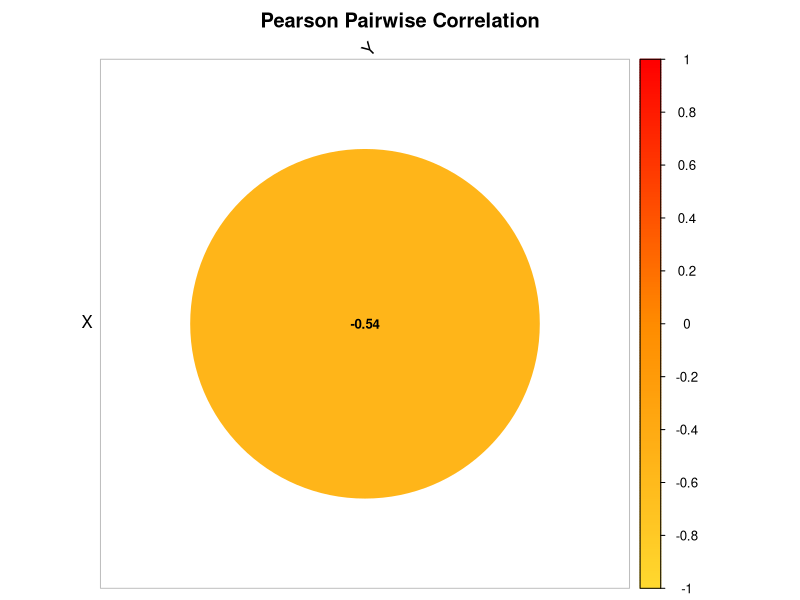
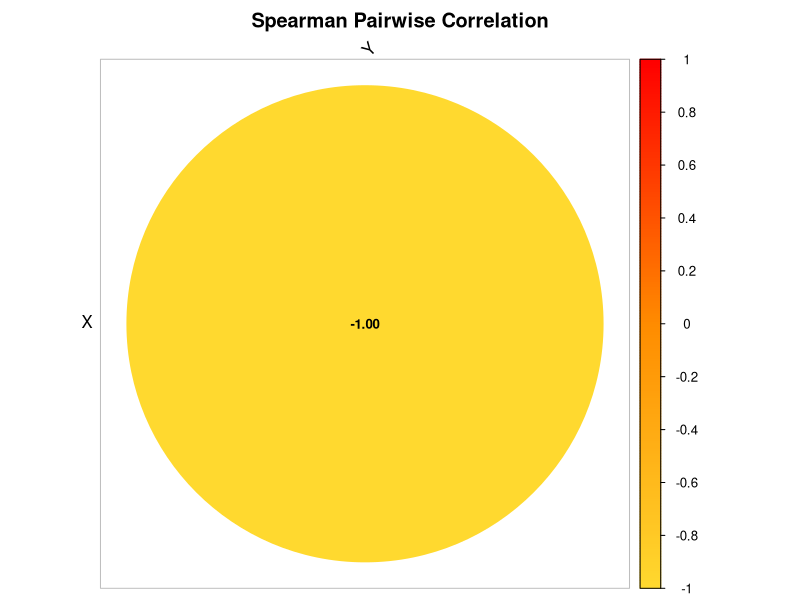

The R script that drew these images, in order: (Note: this script raises an error after producing the figures.)
################################################################################
################ CORRELATION-BASED NETWORK INFERENCE ###########################
################################################################################

# ============================================================
# Working Directory
# ============================================================

setwd('/Users/gio/Desktop/My Dissertation/Dissertation Focus/Main Version/1_Basic_Net_Raw/Simple_Network_4')

# ============================================================
# Required Libraries
# ============================================================

library(dplyr)
library(tidyr)
library(corrplot)

################################################################################
################################################################################

# ============================================================
# CORRELATION-BASED NETWORK INFERENCE
# Pearson and Spearman Correlation
# ============================================================
#
# Purpose:
#   • Provide classical baseline methods for comparison with CIRN
#   • Infer signed but UNDIRECTED associations
#   • Convert associations into directed edges for evaluation
#
# NOTE:
#   Correlation does NOT infer causality or direction.
#   Edges are duplicated in both directions for comparability.
# ============================================================

infer_network_correlation <- function(df, time_col, method = "pearson",
                                      cor_threshold = 0.3,
                                      p_threshold = 0.05) {
  
  # ------------------------------------------------------------
  # 1. Remove time column
  # ------------------------------------------------------------
  
  vars <- setdiff(names(df), time_col)
  data_mat <- df[, vars]
  
  # ------------------------------------------------------------
  # 2. Start runtime measurement
  # ------------------------------------------------------------
  
  start_time <- Sys.time()
  
  # ------------------------------------------------------------
  # 3. Compute correlation matrix
  # ------------------------------------------------------------
  
  cor_matrix <- cor(
    data_mat,
    method = method,
    use = "pairwise.complete.obs"
  )
  
  # ------------------------------------------------------------
  # 4. Compute p-values
  # ------------------------------------------------------------
  
  p_matrix <- matrix(
    NA,
    nrow = length(vars),
    ncol = length(vars),
    dimnames = list(vars, vars)
  )
  
  for (i in seq_along(vars)) {
    for (j in seq_along(vars)) {
      
      if (i == j) next
      
      test <- suppressWarnings(
        cor.test(
          data_mat[[vars[i]]],
          data_mat[[vars[j]]],
          method = method
        )
      )
      
      p_matrix[i, j] <- test$p.value
    }
  }
  
  # ------------------------------------------------------------
  # 5. Edge extraction
  # ------------------------------------------------------------
  
  edges <- data.frame()
  
  for (i in seq_along(vars)) {
    for (j in seq_along(vars)) {
      
      if (i == j) next
      
      r <- cor_matrix[i, j]
      p <- p_matrix[i, j]
      
      if (!is.na(r) &&
          abs(r) >= cor_threshold &&
          p < p_threshold) {
        
        edges <- rbind(
          edges,
          data.frame(
            predictor_set = paste0(method, "_correlation"),
            term = vars[i],
            target = vars[j],
            omega = r,
            odds_ratio = NA,
            sign = sign(r),
            regulation_type = ifelse(
              r > 0,
              "activation",
              "inhibition"
            ),
            rel_strength = abs(r),
            hdi_lower95 = NA,
            hdi_upper95 = NA,
            eti_lower95 = NA,
            eti_upper95 = NA,
            method = paste(method, "correlation")
          )
        )
      }
    }
  }
  
  # ------------------------------------------------------------
  # 6. Stop runtime measurement
  # ------------------------------------------------------------
  
  end_time <- Sys.time()
  
  runtime_seconds <- as.numeric(
    difftime(end_time, start_time, units = "secs")
  )
  
  message(
    "⏱ ", method, " correlation runtime: ",
    round(runtime_seconds, 4),
    " seconds"
  )
  
  return(list(
    edges = edges,
    runtime = runtime_seconds,
    cor_matrix = cor_matrix,
    p_matrix = p_matrix
  ))
}

################################################################################
################################################################################

# ============================================================
# Bubble Correlation Heatmap (like your example)
# ============================================================

plot_correlation_bubble <- function(cor_matrix, method_name = "Correlation") {
  
  corrplot(
    cor_matrix,
    
    method = "circle",           # circles like your figure
    type = "upper",              # upper triangle
    
    addCoef.col = "black",       # numbers inside circles
    number.cex = 0.8,
    
    col = colorRampPalette(
      c("#FFD92F", "#FF8C00", "#FF0000")
    )(200),                      # yellow → orange → red
    
    tl.col = "black",
    tl.srt = 45,
    
    diag = FALSE,
    
    title = paste(method_name, "Pairwise Correlation"),
    mar = c(0,0,2,0)
  )
}

################################################################################
################################################################################

# ============================================================
# Load Dataset
# ============================================================

sim_df <- read.csv("Simple_Network_4.csv") %>%
  na.omit()

time_col <- names(sim_df)[1]

################################################################################
################################################################################

# ============================================================
# Pearson Correlation Network
# ============================================================

pearson_res <- infer_network_correlation(
  df = sim_df,
  time_col = time_col,
  method = "pearson"
)

pearson_edges <- pearson_res$edges
pearson_edges

pearson_cor_mat <- pearson_res$cor_matrix
pearson_cor_mat

pearson_p_mat <- pearson_res$p_matrix
pearson_p_mat

# Pearson bubble heatmap

plot_correlation_bubble(
  pearson_res$cor_matrix,
  "Pearson"
)

################################################################################
################################################################################

# ============================================================
# Spearman Correlation Network
# ============================================================

spearman_res <- infer_network_correlation(
  df = sim_df,
  time_col = time_col,
  method = "spearman"
)

spearman_edges <- spearman_res$edges
spearman_edges

spearman_cor_mat <- spearman_res$cor_matrix
spearman_cor_mat

spearman_p_mat <- spearman_res$p_matrix
spearman_p_mat

# Spearman bubble heatmap

plot_correlation_bubble(
  spearman_res$cor_matrix,
  "Spearman"
)

################################################################################
s################################################################################

# ============================================================
# Optional: Save figures for thesis / manuscript
# ============================================================

#pdf("Pearson_Correlation_Bubble.pdf", width = 6, height = 6)

#plot_correlation_bubble(
#  pearson_res$cor_matrix,
#  "Pearson"
#)

#dev.off()


#pdf("Spearman_Correlation_Bubble.pdf", width = 6, height = 6)

#plot_correlation_bubble(
#  spearman_res$cor_matrix,
#  "Spearman"
#)

#dev.off()

################################################################################
############################### ~ END ~ ########################################
################################################################################
